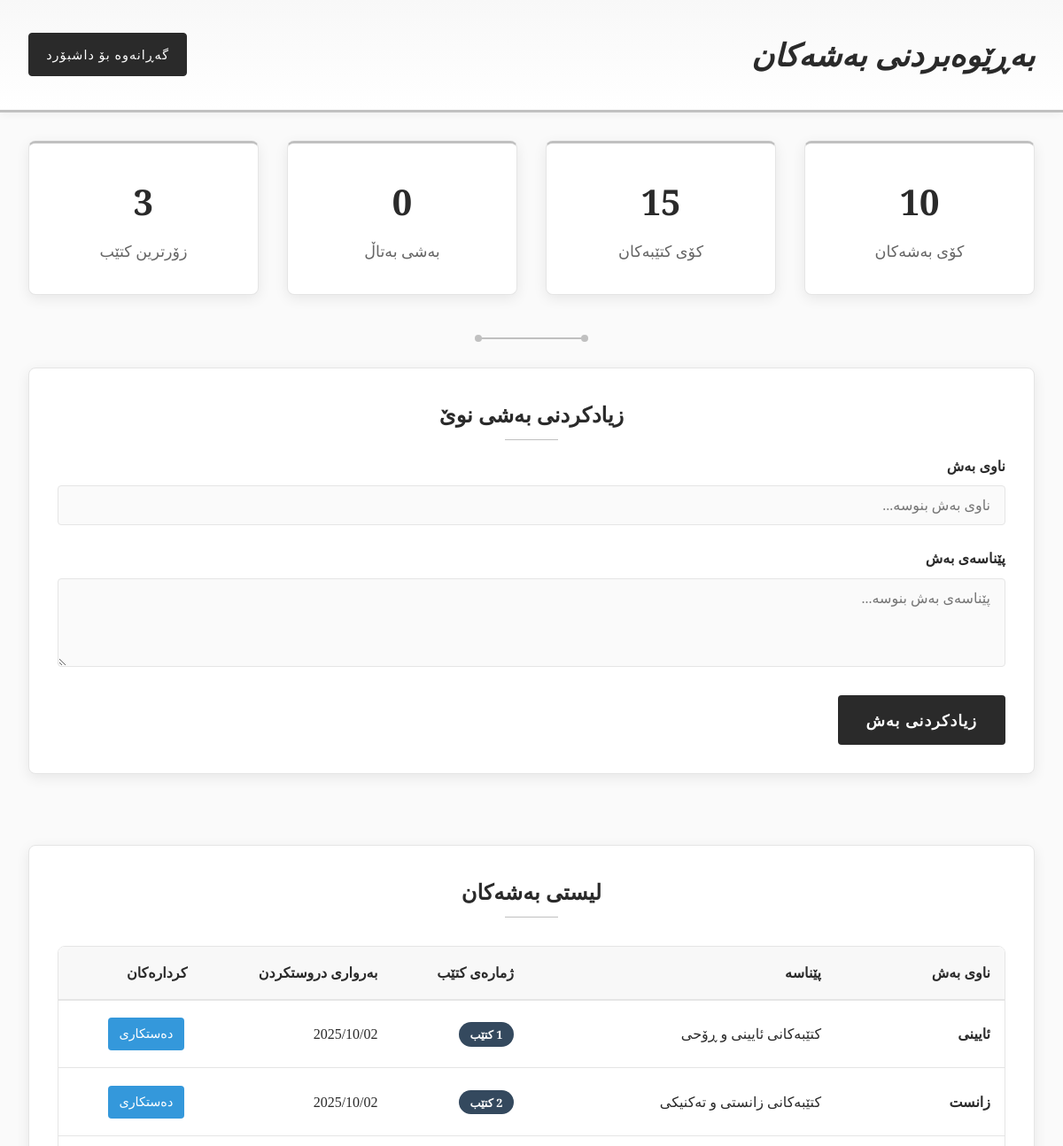
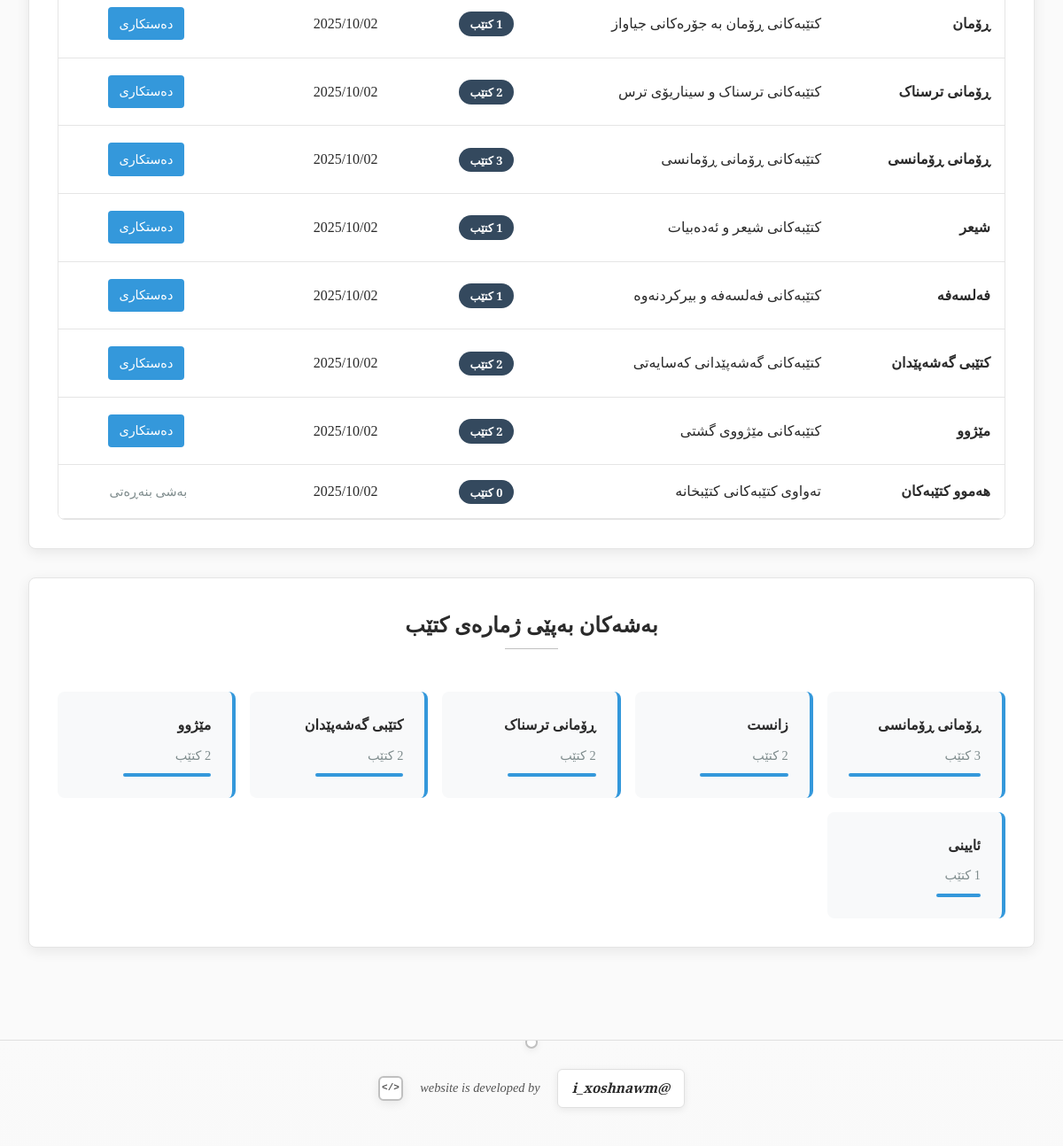
The app's page /manage_categories.php (signed in) with its own data (2 pictures, top to bottom).
### tables this page shows
CREATE TABLE categories (
    category_id INT AUTO_INCREMENT,
    category_name VARCHAR(100) NOT NULL,
    category_description TEXT,
    created_date TIMESTAMP DEFAULT CURRENT_TIMESTAMP,
    PRIMARY KEY (category_id)
);

### manage_categories.php (the view, shortened to what this page needs)
<?php
require_once 'config.php';
$stmt = $conn->query("SELECT c.*, COUNT(b.book_id) as book_count
                     FROM categories c
                     LEFT JOIN books b ON c.category_id = b.category_id
                     GROUP BY c.category_id
                     ORDER BY c.category_name");
$categories = $stmt->fetchAll(PDO::FETCH_ASSOC);
?>
<!DOCTYPE html>
<html lang="ku" dir="rtl">
<head>
</head>
<body>
    <div class="header">
        <div class="header-content">
            <h1>بەڕێوەبردنی بەشەکان</h1>
            <a href="admin_dashboard.php" class="nav-link">گەڕانەوە بۆ داشبۆرد</a>
        </div>
    </div>
    <div class="container">
        <div class="stats-grid">
            <div class="stat-card">
                <div class="stat-number"><?php echo count($categories); ?></div>
                <div class="stat-label">کۆی بەشەکان</div>
            </div>
            <div class="stat-card">
                <div class="stat-number">
                    <?php
                    $total_books = 0;
                    foreach($categories as $cat) {
                        $total_books += $cat['book_count'];
                    }
                    echo $total_books;
                    ?>
                </div>
                <div class="stat-label">کۆی کتێبەکان</div>
            </div>
            <div class="stat-card">
                <div class="stat-number">
                    <?php
                    $empty_categories = 0;
                    echo $empty_categories;
                    ?>
                </div>
                <div class="stat-label">بەشی بەتاڵ</div>
            </div>
            <div class="stat-card">
                <div class="stat-number">
                    <?php
                    $max_books = 0;
                    foreach($categories as $cat) {
                        if($cat['book_count'] > $max_books) {
                            $max_books = $cat['book_count'];
                        }
                    }
                    echo $max_books;
                    ?>
                </div>
                <div class="stat-label">زۆرترین کتێب</div>
            </div>
        </div>
        <div class="decorative-border"></div>
        <div class="sections-grid">
            <div class="section">
                <h2 class="section-title">زیادکردنی بەشی نوێ</h2>
                <form method="POST">
                    <div class="form-group">
                        <label class="form-label">ناوی بەش</label>
                        <input type="text" name="category_name" class="form-input" placeholder="ناوی بەش بنوسە..." required>
                    </div>
                    <div class="form-group">
                        <label class="form-label">پێناسەی بەش</label>
                        <textarea name="category_description" class="form-textarea" placeholder="پێناسەی بەش بنوسە..."></textarea>
                    </div>
                    <button type="submit" name="add_category" class="form-button">زیادکردنی بەش</button>
                </form>
            </div>
        </div>
        <div class="section">
            <h2 class="section-title">لیستی بەشەکان</h2>
            <div class="table-wrapper">
                <table class="categories-table">
                    <thead>
                        <tr>
                            <th>ناوی بەش</th>
                            <th>پێناسە</th>
                            <th>ژمارەی کتێب</th>
                            <th>بەرواری دروستکردن</th>
                            <th>کردارەکان</th>
                        </tr>
                    </thead>
                    <tbody>
                        <?php foreach($categories as $category): ?>
                        <tr>
                            <td><strong><?php echo htmlspecialchars($category['category_name']); ?></strong></td>
                            <td>
                                <?php if($category['category_description']): ?>
                                    <?php echo mb_substr(htmlspecialchars($category['category_description']), 0, 50, 'UTF-8'); ?>
                                <?php else: ?>
                                    <span style="color: #7f8c8d;">پێناسە نیە</span>
                                <?php endif; ?>
                            </td>
                            <td>
                                <span class="book-count-badge"><?php echo $category['book_count']; ?> کتێب</span>
                            </td>
                            <td><?php echo date('Y/m/d', strtotime($category['created_date'])); ?></td>
                            <td>
                                <?php if($category['category_id'] != 1): ?>
                                <a href="?edit=<?php echo $category['category_id']; ?>" class="action-btn edit-btn">دەستکاری</a>
                                <?php else: ?>
                                <span style="color: #7f8c8d; font-size: 0.9rem;">بەشی بنەڕەتی</span>
                                <?php endif; ?>
                            </td>
                        </tr>
                        <?php endforeach; ?>
                    </tbody>
                </table>
            </div>
        </div>
        <div class="section">
            <h2 class="section-title">بەشەکان بەپێی ژمارەی کتێب</h2>
            <div class="category-cards">
                <?php
                usort($categories, function($a, $b) {
                    return $b['book_count'] - $a['book_count'];
                });
                foreach(array_slice($categories, 0, 6) as $category):
                ?>
                <div class="category-card">
                    <h4><?php echo htmlspecialchars($category['category_name']); ?></h4>
                    <div class="book-count"><?php echo $category['book_count']; ?> کتێب</div>
                    <?php if($category['book_count'] > 0 && count($categories) > 0): ?>
                    <div class="progress-bar" style="width: <?php echo min(100, ($category['book_count'] / max(1, $categories[0]['book_count'])) * 100); ?>%;"></div>
                    <?php endif; ?>
                </div>
                <?php endforeach; ?>
            </div>
        </div>
    </div>
</head>
<body>
    <div class="developer-footer" id="developerFooter">
        <div class="developer-credit">
            <a href="https://www.instagram.com/i_xoshnawm/" target="_blank" class="developer-link" id="devLink">@i_xoshnawm</a>
            <span class="dev-text" id="devText">website is developed by</span>
            <div class="tech-symbol" id="techSymbol"></div>
        </div>
    </div>
</body>
</html>

### records on screen
categories: category_name "ئایینی", category_description "کتێبەکانی ئایینی و ڕۆحی", book_count "1", created_date "2025/10/02"
categories: category_name "زانست", category_description "کتێبەکانی زانستی و تەکنیکی", book_count "2", created_date "2025/10/02"
categories: category_name "ڕۆمان", category_description "کتێبەکانی ڕۆمان بە جۆرەکانی جیاواز", book_count "1", created_date "2025/10/02"
categories: category_name "ڕۆمانی ترسناک", category_description "کتێبەکانی ترسناک و سیناریۆی ترس", book_count "2", created_date "2025/10/02"
categories: category_name "ڕۆمانی ڕۆمانسی", category_description "کتێبەکانی ڕۆمانی ڕۆمانسی", book_count "3", created_date "2025/10/02"
categories: category_name "شیعر", category_description "کتێبەکانی شیعر و ئەدەبیات", book_count "1", created_date "2025/10/02"
categories: category_name "فەلسەفە", category_description "کتێبەکانی فەلسەفە و بیرکردنەوە", book_count "1", created_date "2025/10/02"
categories: category_name "کتێبی گەشەپێدان", category_description "کتێبەکانی گەشەپێدانی کەسایەتی", book_count "2", created_date "2025/10/02"
categories: category_name "مێژوو", category_description "کتێبەکانی مێژووی گشتی", book_count "2", created_date "2025/10/02"
categories: category_name "هەموو کتێبەکان", category_description "تەواوی کتێبەکانی کتێبخانە", book_count "0", created_date "2025/10/02", shows "بەشی بنەڕەتی"

### other values on screen
count($categories) "10"
$total_books "15"
$empty_categories "0"
$max_books "3"
